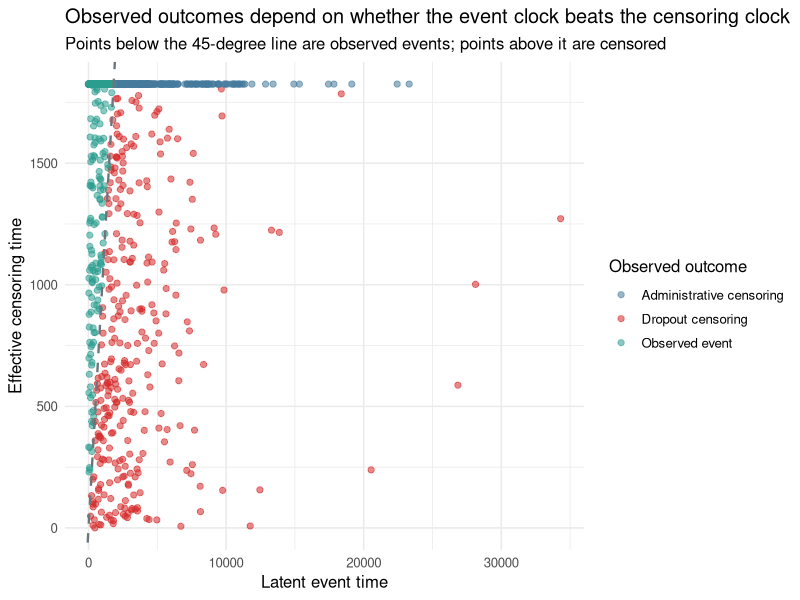

Recreate this plot in R.
## ---- chunk 1
set.seed(2032)

n <- 5000

age <- pmin(pmax(round(rnorm(n, mean = 63, sd = 9)), 35), 85)
node_positive <- rbinom(n, size = 1, prob = 0.42)
chemo <- rbinom(n, size = 1, prob = 0.55)

baseline_data <- data.frame(
  age = age,
  node_positive = node_positive,
  chemo = chemo
)

baseline_summary <- data.frame(
  sample_size = nrow(baseline_data),
  mean_age = mean(baseline_data$age),
  node_positive_rate = mean(baseline_data$node_positive),
  chemo_rate = mean(baseline_data$chemo)
)

baseline_summary[, c("mean_age", "node_positive_rate", "chemo_rate")] <-
  round(baseline_summary[, c("mean_age", "node_positive_rate", "chemo_rate")], 3)

knitr::kable(
  baseline_summary,
  caption = "Baseline characteristics of the synthetic survival cohort"
)
## ---- chunk 2
lambda0 <- 0.00045
dropout_rate <- 0.00022
admin_time <- 1825

u_event <- runif(n)
u_dropout <- runif(n)

linear_predictor <- 0.015 * (age - 60) +
  0.55 * node_positive -
  0.50 * chemo

event_time <- -log(u_event) / (lambda0 * exp(linear_predictor))
dropout_time <- -log(u_dropout) / dropout_rate
censor_time <- pmin(admin_time, dropout_time)

time <- pmin(event_time, censor_time)
event <- as.integer(event_time <= censor_time)

observation_type <- ifelse(
  event == 1,
  "Observed event",
  ifelse(dropout_time < admin_time, "Dropout censoring", "Administrative censoring")
)

synthetic_survival_censoring <- data.frame(
  time = time,
  event = event,
  age = age,
  node_positive = node_positive,
  chemo = chemo,
  event_time = event_time,
  dropout_time = dropout_time,
  admin_time = admin_time,
  censor_time = censor_time,
  observation_type = observation_type
)
## ---- chunk 3
followup_summary <- data.frame(
  quantity = c(
    "Observed event rate",
    "Overall censoring rate",
    "Administrative censoring share",
    "Dropout censoring share",
    "Median observed follow-up (days)"
  ),
  value = c(
    mean(synthetic_survival_censoring$event),
    mean(1 - synthetic_survival_censoring$event),
    mean(synthetic_survival_censoring$observation_type == "Administrative censoring"),
    mean(synthetic_survival_censoring$observation_type == "Dropout censoring"),
    median(synthetic_survival_censoring$time)
  )
)

followup_summary$value <- round(followup_summary$value, 3)

knitr::kable(
  followup_summary,
  caption = "Observed follow-up and censoring composition in the simulated dataset",
  row.names = FALSE
)

censoring_by_group <- aggregate(
  event ~ chemo + observation_type,
  data = transform(
    synthetic_survival_censoring,
    observation_type = factor(
      observation_type,
      levels = c("Observed event", "Administrative censoring", "Dropout censoring")
    )
  ),
  FUN = length
)

names(censoring_by_group)[names(censoring_by_group) == "event"] <- "count"
censoring_by_group$chemo <- ifelse(censoring_by_group$chemo == 1, "Chemo", "No chemo")

knitr::kable(
  censoring_by_group,
  caption = "Counts of events and censoring outcomes by treatment group",
  row.names = FALSE
)
## ---- chunk 4
plot_index <- sample(seq_len(nrow(synthetic_survival_censoring)), size = 1200)

plot_data <- synthetic_survival_censoring[plot_index, ]

ggplot2::ggplot(
  plot_data,
  ggplot2::aes(x = event_time, y = censor_time, color = observation_type)
) +
  ggplot2::geom_point(alpha = 0.55, size = 1.8) +
  ggplot2::geom_abline(
    intercept = 0,
    slope = 1,
    linetype = 2,
    color = "#6c757d",
    linewidth = 0.8
  ) +
  ggplot2::labs(
    title = "Observed outcomes depend on whether the event clock beats the censoring clock",
    subtitle = "Points below the 45-degree line are observed events; points above it are censored",
    x = "Latent event time",
    y = "Effective censoring time",
    color = "Observed outcome"
  ) +
  ggplot2::scale_color_manual(
    values = c(
      "Observed event" = "#2a9d8f",
      "Administrative censoring" = "#457b9d",
      "Dropout censoring" = "#d62828"
    )
  ) +
  ggplot2::theme_minimal(base_size = 12)
## ---- chunk 5
cox_fit <- survival::coxph(
  survival::Surv(time, event) ~ age + node_positive + chemo,
  data = synthetic_survival_censoring
)

true_log_hazard_ratios <- c(
  age = 0.015,
  node_positive = 0.55,
  chemo = -0.50
)

comparison_table <- data.frame(
  term = names(stats::coef(cox_fit)),
  true_value = true_log_hazard_ratios[names(stats::coef(cox_fit))],
  estimated_value = stats::coef(cox_fit)
)

comparison_table$bias <- comparison_table$estimated_value - comparison_table$true_value

comparison_table[, c("true_value", "estimated_value", "bias")] <-
  round(comparison_table[, c("true_value", "estimated_value", "bias")], 3)

knitr::kable(
  comparison_table,
  caption = "Recovery of the true log hazard ratios under the fitted Cox model",
  row.names = FALSE
)

hazard_ratio_table <- data.frame(
  term = comparison_table$term,
  true_hazard_ratio = exp(comparison_table$true_value),
  estimated_hazard_ratio = exp(comparison_table$estimated_value)
)

hazard_ratio_table[, c("true_hazard_ratio", "estimated_hazard_ratio")] <-
  round(hazard_ratio_table[, c("true_hazard_ratio", "estimated_hazard_ratio")], 3)

knitr::kable(
  hazard_ratio_table,
  caption = "True and estimated hazard ratios in the simulated censored survival dataset",
  row.names = FALSE
)
